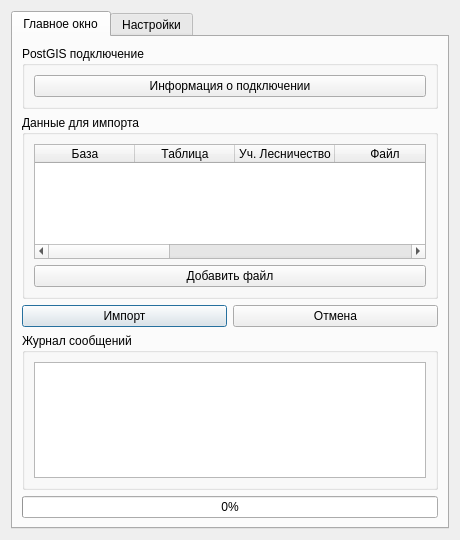
<?xml version="1.0" encoding="UTF-8"?>
<ui version="4.0">
 <class>ImportShapesDialogBase</class>
 <widget class="QDialog" name="ImportShapesDialogBase">
  <property name="geometry">
   <rect>
    <x>0</x>
    <y>0</y>
    <width>460</width>
    <height>540</height>
   </rect>
  </property>
  <property name="windowTitle">
   <string>Import shapes</string>
  </property>
  <layout class="QGridLayout" name="gridLayout_2">
   <item row="0" column="0">
    <layout class="QGridLayout" name="gridLayout">
     <item row="0" column="0">
      <widget class="QTabWidget" name="tabWidget">
       <property name="currentIndex">
        <number>0</number>
       </property>
       <widget class="QWidget" name="tab">
        <attribute name="title">
         <string>Главное окно</string>
        </attribute>
        <layout class="QGridLayout" name="gridLayout_4">
         <item row="0" column="0" rowspan="2" colspan="2">
          <layout class="QGridLayout" name="gridLayout_3">
           <item row="2" column="0">
            <widget class="QPushButton" name="pbImport">
             <property name="text">
              <string>Импорт</string>
             </property>
            </widget>
           </item>
           <item row="2" column="1">
            <widget class="QPushButton" name="pbCancel">
             <property name="text">
              <string>Отмена</string>
             </property>
            </widget>
           </item>
           <item row="1" column="0" colspan="2">
            <widget class="QGroupBox" name="groupBox_2">
             <property name="title">
              <string>Данные для импорта</string>
             </property>
             <layout class="QGridLayout" name="gridLayout_8">
              <item row="0" column="0">
               <layout class="QGridLayout" name="gridLayout_7">
                <item row="0" column="0">
                 <widget class="QTableWidget" name="twFiles">
                  <attribute name="horizontalHeaderCascadingSectionResizes">
                   <bool>false</bool>
                  </attribute>
                  <attribute name="horizontalHeaderHighlightSections">
                   <bool>true</bool>
                  </attribute>
                  <attribute name="horizontalHeaderStretchLastSection">
                   <bool>true</bool>
                  </attribute>
                  <attribute name="verticalHeaderCascadingSectionResizes">
                   <bool>false</bool>
                  </attribute>
                  <attribute name="verticalHeaderStretchLastSection">
                   <bool>false</bool>
                  </attribute>
                  <column>
                   <property name="text">
                    <string>База</string>
                   </property>
                  </column>
                  <column>
                   <property name="text">
                    <string>Таблица</string>
                   </property>
                  </column>
                  <column>
                   <property name="text">
                    <string>Уч. Лесничество</string>
                   </property>
                  </column>
                  <column>
                   <property name="text">
                    <string>Файл</string>
                   </property>
                  </column>
                  <column>
                   <property name="text">
                    <string>Проекция</string>
                   </property>
                  </column>
                  <column>
                   <property name="text">
                    <string>Удл.</string>
                   </property>
                  </column>
                  <column>
                   <property name="text">
                    <string>districtForestyGuid</string>
                   </property>
                  </column>
                  <column>
                   <property name="text">
                    <string>quartColumn</string>
                   </property>
                  </column>
                  <column>
                   <property name="text">
                    <string>taxColumn</string>
                   </property>
                  </column>
                 </widget>
                </item>
                <item row="1" column="0">
                 <widget class="QPushButton" name="pbAddFile">
                  <property name="text">
                   <string>Добавить файл</string>
                  </property>
                 </widget>
                </item>
               </layout>
              </item>
             </layout>
            </widget>
           </item>
           <item row="0" column="0" colspan="2">
            <widget class="QGroupBox" name="groupBox_postgisConn">
             <property name="sizePolicy">
              <sizepolicy hsizetype="Preferred" vsizetype="Minimum">
               <horstretch>0</horstretch>
               <verstretch>0</verstretch>
              </sizepolicy>
             </property>
             <property name="title">
              <string>PostGIS подключение</string>
             </property>
             <layout class="QGridLayout" name="gridLayout_6">
              <item row="0" column="0" colspan="2">
               <layout class="QGridLayout" name="gridLayout_5">
                <item row="0" column="0">
                 <widget class="QPushButton" name="pbConnectInfo">
                  <property name="text">
                   <string>Информация о подключении</string>
                  </property>
                 </widget>
                </item>
               </layout>
              </item>
             </layout>
            </widget>
           </item>
           <item row="3" column="0" colspan="2">
            <widget class="QGroupBox" name="groupBox_logMessage">
             <property name="title">
              <string>Журнал сообщений</string>
             </property>
             <layout class="QGridLayout" name="gridLayout_10">
              <item row="0" column="0">
               <layout class="QGridLayout" name="gridLayout_9">
                <item row="0" column="0">
                 <widget class="QTextEdit" name="textEditLogMsg"/>
                </item>
               </layout>
              </item>
             </layout>
            </widget>
           </item>
          </layout>
         </item>
         <item row="2" column="0" colspan="2">
          <widget class="QProgressBar" name="pbrImport">
           <property name="value">
            <number>0</number>
           </property>
          </widget>
         </item>
        </layout>
       </widget>
       <widget class="QWidget" name="tab_2">
        <attribute name="title">
         <string>Настройки</string>
        </attribute>
       </widget>
      </widget>
     </item>
    </layout>
   </item>
  </layout>
 </widget>
 <tabstops>
  <tabstop>pbConnectInfo</tabstop>
  <tabstop>twFiles</tabstop>
  <tabstop>pbAddFile</tabstop>
  <tabstop>pbImport</tabstop>
  <tabstop>pbCancel</tabstop>
  <tabstop>textEditLogMsg</tabstop>
  <tabstop>tabWidget</tabstop>
 </tabstops>
 <resources/>
 <connections/>
</ui>
